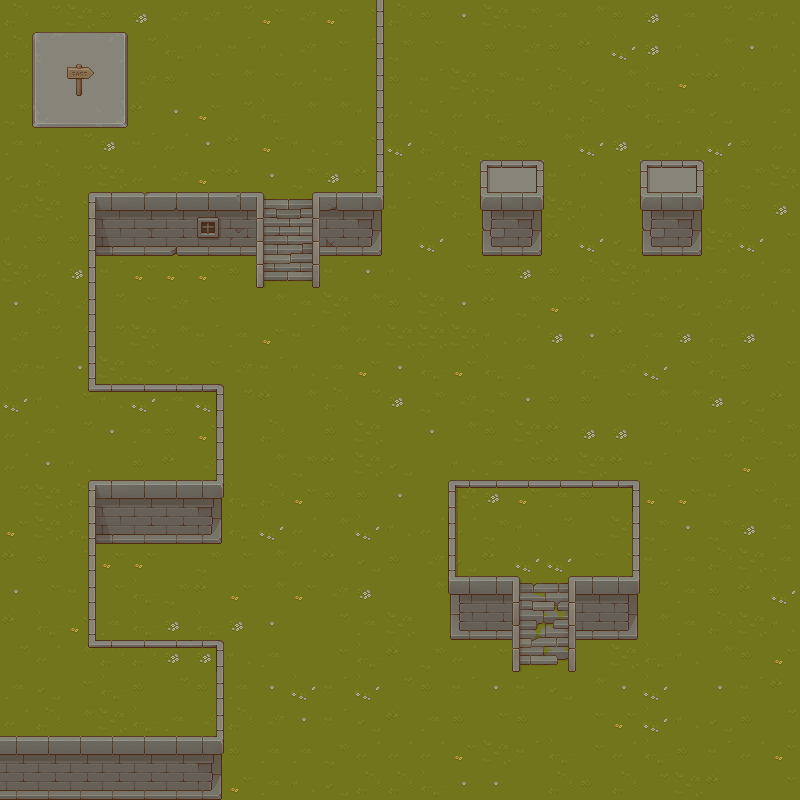

Tiled map render using the project's own tile images. Description and the whole map definition, tile-layer contents included, below:
An orthogonal 25x25 tile map with 32x32 px tiles, 2 tile layers (Tile Layer 1, Proplayer), 6 tilesets.

<map version="1.5" tiledversion="1.7.2" orientation="orthogonal" renderorder="right-down" width="25" height="25" tilewidth="32" tileheight="32" infinite="0" nextlayerid="5" nextobjectid="1">
 <tileset firstgid="1" source="Grass.tsx" />
 <tileset firstgid="65" source="Wall.tsx" />
 <tileset firstgid="321" source="Stairs.tsx" />
 <tileset firstgid="577" source="Stone.tsx" />
 <tileset firstgid="641" source="Plant.tsx" />
 <tileset firstgid="897" source="Props.tsx" />
 <layer id="1" name="Tile Layer 1" width="25" height="25">
  <data encoding="csv">
18,20,26,9,13,28,28,20,21,28,21,17,18,9,5,26,10,19,11,9,13,19,20,28,12,
18,13,27,25,20,25,12,3,12,28,17,20,10,17,1,9,28,9,2,29,13,12,11,5,12,
20,4,586,13,28,9,17,11,17,27,3,1,9,3,26,10,3,18,4,11,25,21,2,25,27,
10,3,27,17,2,5,21,20,25,11,11,12,27,3,27,25,20,12,18,17,25,19,4,1,19,
19,12,20,13,3,27,5,2,21,12,19,17,29,18,25,10,9,11,29,13,4,12,29,9,27,
4,18,20,26,27,28,21,2,5,10,13,2,12,28,18,586,586,3,12,17,586,586,2,10,26,
28,26,17,28,13,3,21,12,26,29,9,4,3,17,18,10,4,26,12,11,19,19,11,9,13,
12,9,9,20,20,26,25,4,3,10,26,19,1,29,17,17,3,2,29,4,2,29,26,29,17,
26,27,13,3,21,21,21,9,5,2,3,5,12,1,17,9,13,9,18,26,12,12,19,27,19,
5,18,28,20,17,28,17,1,11,19,26,11,9,26,5,2,10,21,2,3,10,4,28,27,12,
28,20,11,20,26,11,3,19,21,3,11,27,26,26,26,12,27,13,5,2,19,13,25,13,1,
28,3,5,26,10,4,17,28,3,12,19,21,5,25,21,25,19,1,25,28,29,17,25,9,17,
29,12,17,12,29,19,29,20,2,11,18,20,13,10,28,10,5,9,9,17,11,11,13,4,2,
27,19,20,5,19,9,21,1,18,1,9,26,1,5,11,9,26,2,13,13,20,12,3,18,10,
27,5,12,1,9,2,28,1,11,10,2,26,4,1,12,19,17,2,26,2,3,17,20,21,20,
20,26,18,19,26,18,2,25,18,21,9,9,5,1,26,13,21,19,9,11,21,21,3,17,25,
21,26,25,11,9,19,20,25,29,27,11,29,12,27,27,10,12,20,1,26,10,5,10,13,19,
2,9,20,21,21,1,10,17,11,27,2,4,9,28,4,2,29,29,17,17,3,19,18,26,19,
5,17,3,17,25,10,2,21,11,21,28,13,1,11,26,18,25,20,27,19,20,19,9,2,29,
2,25,21,19,25,13,25,13,5,1,20,19,26,1,10,11,25,26,19,21,11,19,18,26,12,
20,27,11,18,18,13,13,12,19,1,17,25,2,10,27,17,3,29,1,26,25,12,11,9,21,
19,4,17,25,9,20,9,19,5,29,3,29,20,9,3,5,3,4,11,5,29,1,5,3,2,
27,18,11,26,25,19,28,18,28,5,3,4,2,19,9,17,9,1,17,21,29,12,4,9,20,
586,586,586,586,586,586,26,9,19,19,10,27,27,27,21,26,3,25,17,27,25,9,3,27,21,
586,586,586,586,586,586,3,21,19,12,4,18,18,25,5,5,1,18,9,18,20,26,2,1,17
</data>
 </layer>
 <layer id="3" name="Proplayer" width="25" height="25">
  <data encoding="csv">
0,0,0,0,0,0,0,0,0,0,0,101,0,0,0,0,0,0,0,0,0,0,0,0,0,
0,577,578,579,0,0,0,0,0,0,0,101,0,0,0,0,0,0,0,0,0,0,0,0,0,
0,585,980,587,0,0,0,0,0,0,0,117,0,0,0,0,0,0,0,0,0,0,0,0,0,
0,593,594,595,0,0,0,0,0,0,0,117,0,0,0,0,0,0,0,0,0,0,0,0,0,
0,0,0,0,0,0,0,0,0,0,0,101,0,0,0,0,0,0,0,0,0,0,0,0,0,
0,0,0,0,0,0,0,0,0,0,0,117,0,0,0,109,110,0,0,0,109,110,0,0,0,
0,0,85,86,162,163,167,165,338,339,164,126,0,0,0,125,126,0,0,0,125,126,0,0,0,
0,0,101,102,178,179,183,181,354,355,180,142,0,0,0,141,142,0,0,0,141,142,0,0,0,
0,0,117,0,0,0,0,0,370,371,0,0,0,0,0,0,0,0,0,0,0,0,0,0,0,
0,0,101,0,0,0,0,0,0,0,0,0,0,0,0,0,0,0,0,0,0,0,0,0,0,
0,0,117,0,0,0,0,0,0,0,0,0,0,0,0,0,0,0,0,0,0,0,0,0,0,
0,0,101,0,0,0,0,0,0,0,0,0,0,0,0,0,0,0,0,0,0,0,0,0,0,
0,0,133,134,135,136,110,0,0,0,0,0,0,0,0,0,0,0,0,0,0,0,0,0,0,
0,0,0,0,0,0,101,0,0,0,0,0,0,0,0,0,0,0,0,0,0,0,0,0,0,
0,0,0,0,0,0,117,0,0,0,0,0,0,0,0,0,0,0,0,0,0,0,0,0,0,
0,0,85,86,115,115,126,0,0,0,0,0,0,0,82,83,83,83,83,84,0,0,0,0,0,
0,0,117,102,131,131,142,0,0,0,0,0,0,0,105,0,0,0,0,101,0,0,0,0,0,
0,0,101,0,0,0,0,0,0,0,0,0,0,0,121,0,0,0,0,101,0,0,0,0,0,
0,0,101,0,0,0,0,0,0,0,0,0,0,0,114,87,402,403,87,116,0,0,0,0,0,
0,0,117,0,0,0,0,0,0,0,0,0,0,0,130,103,418,419,103,132,0,0,0,0,0,
0,0,133,134,135,136,110,0,0,0,0,0,0,0,0,0,434,435,0,0,0,0,0,0,0,
0,0,0,0,0,0,101,0,0,0,0,0,0,0,0,0,0,0,0,0,0,0,0,0,0,
0,0,0,0,0,0,117,0,0,0,0,0,0,0,0,0,0,0,0,0,0,0,0,0,0,
115,115,115,115,115,115,126,0,0,0,0,0,0,0,0,0,0,0,0,0,0,0,0,0,0,
131,131,131,131,131,131,142,0,0,0,0,0,0,0,0,0,0,0,0,0,0,0,0,0,0
</data>
 </layer>
</map>
